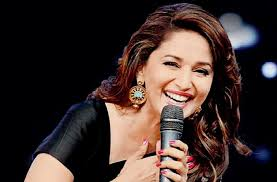
#> input picture Image Operation/Madhuri1.jpg, 277 x 182 px
$ python 'Extract RGB Color Space.py'
#> lines starting #> are read from the running program, lines starting #| are printed output that depends on the picture
import cv2

img = cv2.imread('Madhuri1.jpg')
#> img is the input picture: shape (182, 277, 3); mean B, G, R 44.1, 47.2, 61.7

cv2.imshow('ORIGIONAL IMAGE', img)
cv2.waitKey(0)

IMG_HSV = cv2.cvtColor(img,cv2.COLOR_BGR2HSV)
#> IMG_HSV: shape (182, 277, 3); mean H, S, V 76.8, 178.4, 64.8
cv2.imshow('HSV Image', IMG_HSV)
cv2.waitKey(0)
cv2.imshow('Hue Image', IMG_HSV[:,:,0])
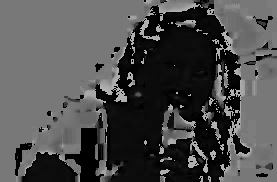
#> window 'Hue Image': shape (182, 277); min 0, max 179, mean 76.8
cv2.waitKey(0)
cv2.imshow('Saturation Image', IMG_HSV[:,:,1])
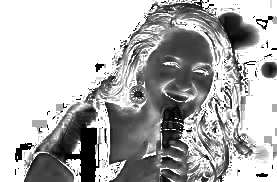
#> window 'Saturation Image': shape (182, 277); min 0, max 255, mean 178.4
cv2.waitKey(0)
cv2.imshow('Value Image', IMG_HSV[:,:,2])
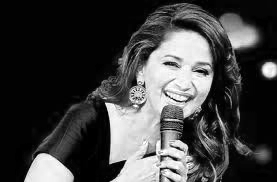
#> window 'Value Image': shape (182, 277); min 0, max 255, mean 64.8

cv2.waitKey(0)
cv2.destroyAllWindows()

$ run again, with Image Operation/Madhuri.jpg copied over Image Operation/Madhuri1.jpg
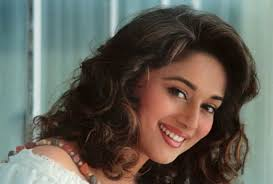
#> input picture Image Operation/Madhuri.jpg, 273 x 184 px
#> img is the input picture: shape (184, 273, 3); mean B, G, R 87.5, 96.5, 99.8
#> IMG_HSV: shape (184, 273, 3); mean H, S, V 40.8, 90.3, 111
#> `cv2.imshow('Saturation Image', IMG_HSV[:,:,1])`:
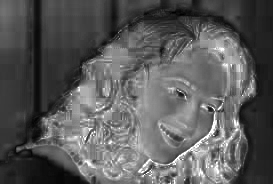
#> window 'Saturation Image': shape (184, 273); min 0, max 255, mean 90.3
#> `cv2.imshow('Value Image', IMG_HSV[:,:,2])`:
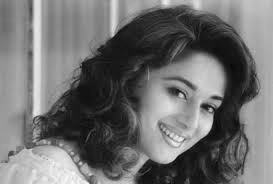
#> window 'Value Image': shape (184, 273); min 5, max 252, mean 111

$ run again, with Image Operation/Many_Faces.png saved as Image Operation/Madhuri1.jpg
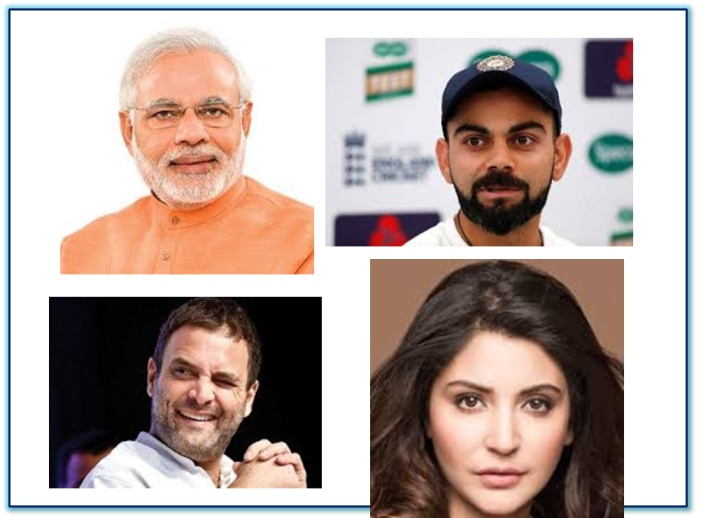
#> input picture Image Operation/Many_Faces.png, 701 x 518 px
#> img is the input picture: shape (518, 701, 3); mean B, G, R 160.8, 166.1, 181
#> IMG_HSV: shape (518, 701, 3); mean H, S, V 38, 59.8, 185.8
#> `cv2.imshow('Saturation Image', IMG_HSV[:,:,1])`:
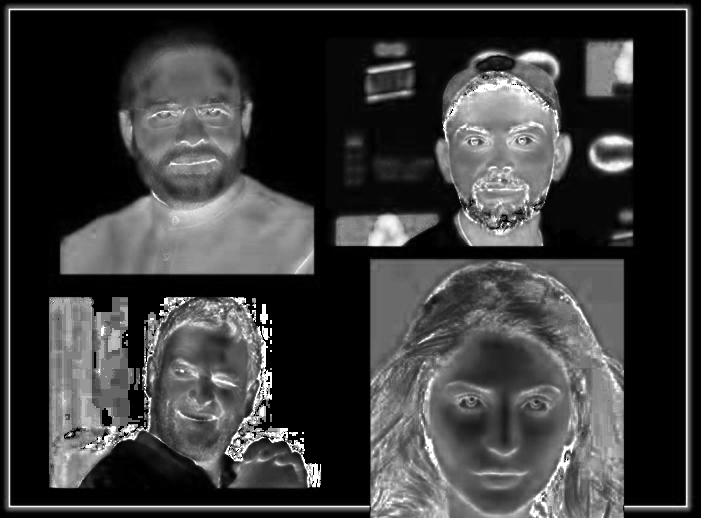
#> window 'Saturation Image': shape (518, 701); min 0, max 255, mean 59.8
#> `cv2.imshow('Value Image', IMG_HSV[:,:,2])`:
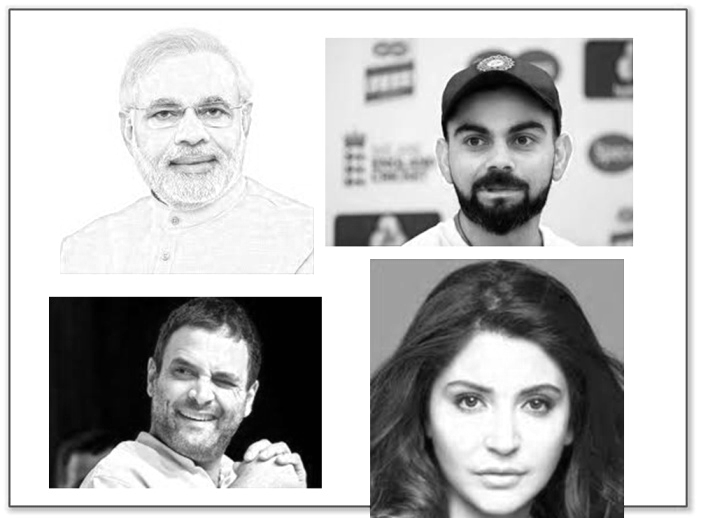
#> window 'Value Image': shape (518, 701); min 0, max 255, mean 185.8
